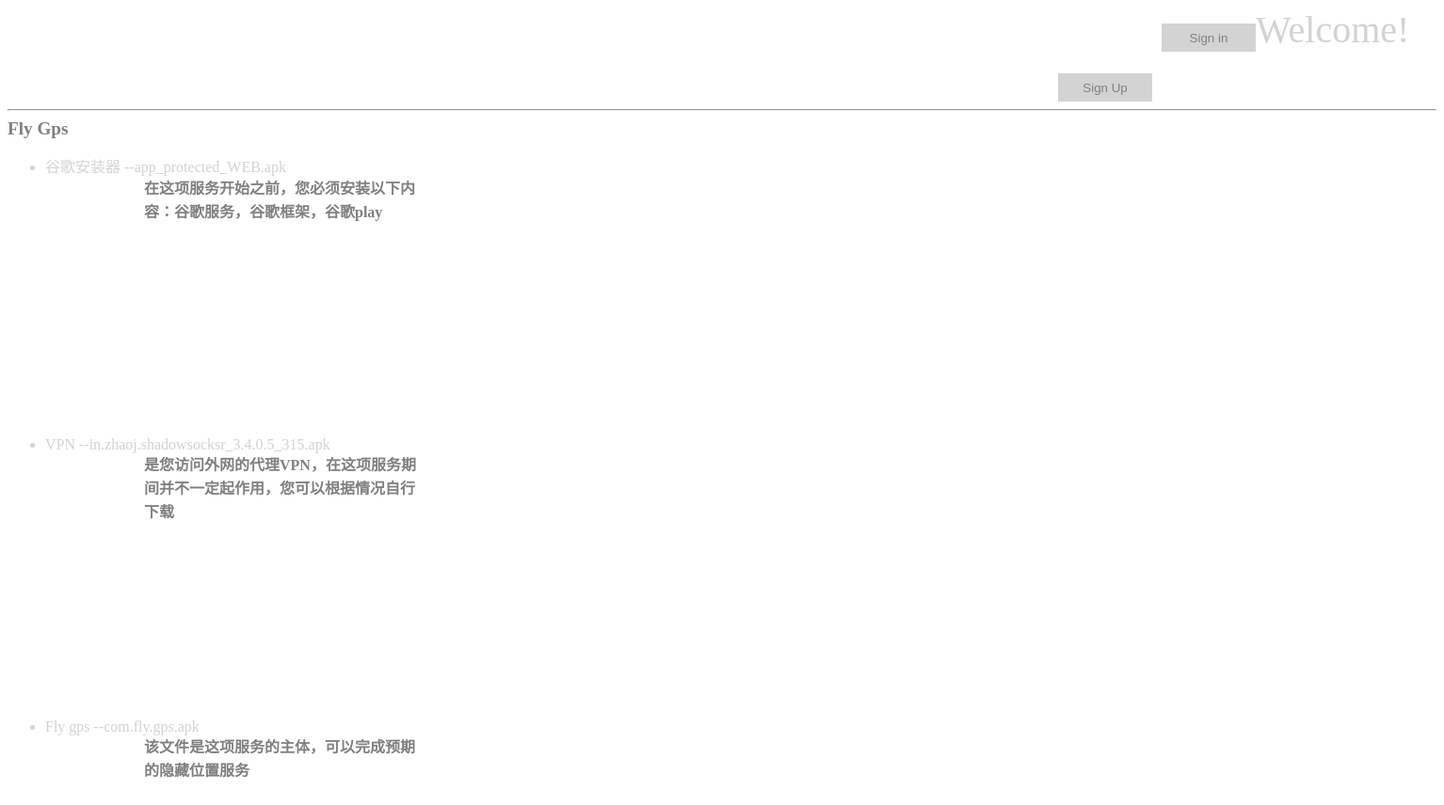
The page /content/1 on the database its author committed.
### mainapp/models.py (models this page shows, shortened)
class Title(models.Model):
    title = models.CharField(max_length=20,null=True)
    def __str__(self):
        return self.title

class Content(models.Model):
    title = models.ForeignKey(Title,on_delete=models.CASCADE,null=True)
    filename = models.CharField(max_length=100,null=True)
    content_title = models.CharField(max_length=20,null=True)
    content = models.TextField(null=True)
    content_time = models.DateTimeField(auto_now_add=True,null=True)
    link_href = models.CharField(max_length=200,null=True)

### mainapp/views.py (the view)
# urls.py: url(r'^content/(\d+)',views.content,name="content"),
def content(request,id):
    title = models.Title.objects.get(id = id)
    entries = title.content_set.all()
    context = {'title':title,'entries':entries}
    return render(request, 'entry.html', context)

### templates/entry.html (shortened to what this page needs)
<!DOCTYPE html>
<html lang="en">
<head>
</head>
{% extends 'base.html' %}
{% block content %}
    <span style="font-weight: bold;color: gray;font-size: larger">{{ title }}</span>
    <ul>
    {% for entry in entries %}
        <li style="color: lightgray">
            <div style="height: 300px;width: 400px;">
            {{ entry.content_title }}
            --<a  style="text-decoration-line: none;color: lightgray" href={{ entry.link_href }}>{{ entry.filename }}</a>
        <ul>
            <li><span style="color: gray;font-weight: bold">{{ entry.content }}</span>
                </li>
        </ul>
            </div>
        </li>
    {% endfor %}
    </ul>
{% endblock %}

### templates/base.html (shortened to what this page needs)
<!DOCTYPE html>
<html lang="en">
{% load static %}
<head>
    <link rel="stylesheet" href="/static/Main.css" type="text/css">
</head>
<body>
<div style="height: 100px">
    <div style="width: 400px;height: 100px;margin-left: 1116px;">
        <a href="{% url "main:index" %}" style="text-decoration-line: none"><span style="color: lightgray;font-size: 40px">Welcome!</span></a>
        <a href="{% url "main:user" %}"><input type="button" class="main_button main_button_hover" value="Sign Up"></a>
        {% if loginmail == None %}
        <a href="{% url "main:login" %}"><input type="button" class="main_button main_button_hover" value="Sign in" style="margin-top:17px;margin-left: 10px"></a>
        {% endif %}
    </div>
</div>
<hr>
</body>
{% block content %}
{% endblock %}
</html>

### static/Main.css (style rules this page uses)
.main_button { border:0; width:100px; height: 30px; margin-top: 70px; float: left; background-color: lightgray; color:gray; }

### templates/base.html (style rules this page uses)
div>ul { list-style:none; line-height: 25px; margin-left: 105px; padding:0 0 0 0; }

### rows shown on the page
Title: title "Fly Gps"
Content: content_title "谷歌安装器", filename "app_protected_WEB.apk", content "在这项服务开始之前，您必须安装以下内容：谷歌服务，谷歌框架，谷歌play"
Content: content_title "VPN", filename "in.zhaoj.shadowsocksr_3.4.0.5_315.apk", content "是您访问外网的代理VPN，在这项服务期间并不一定起作用，您可以根据情况自行下载"
Content: content_title "Fly gps", filename "com.fly.gps.apk", content "该文件是这项服务的主体，可以完成预期的隐藏位置服务"
